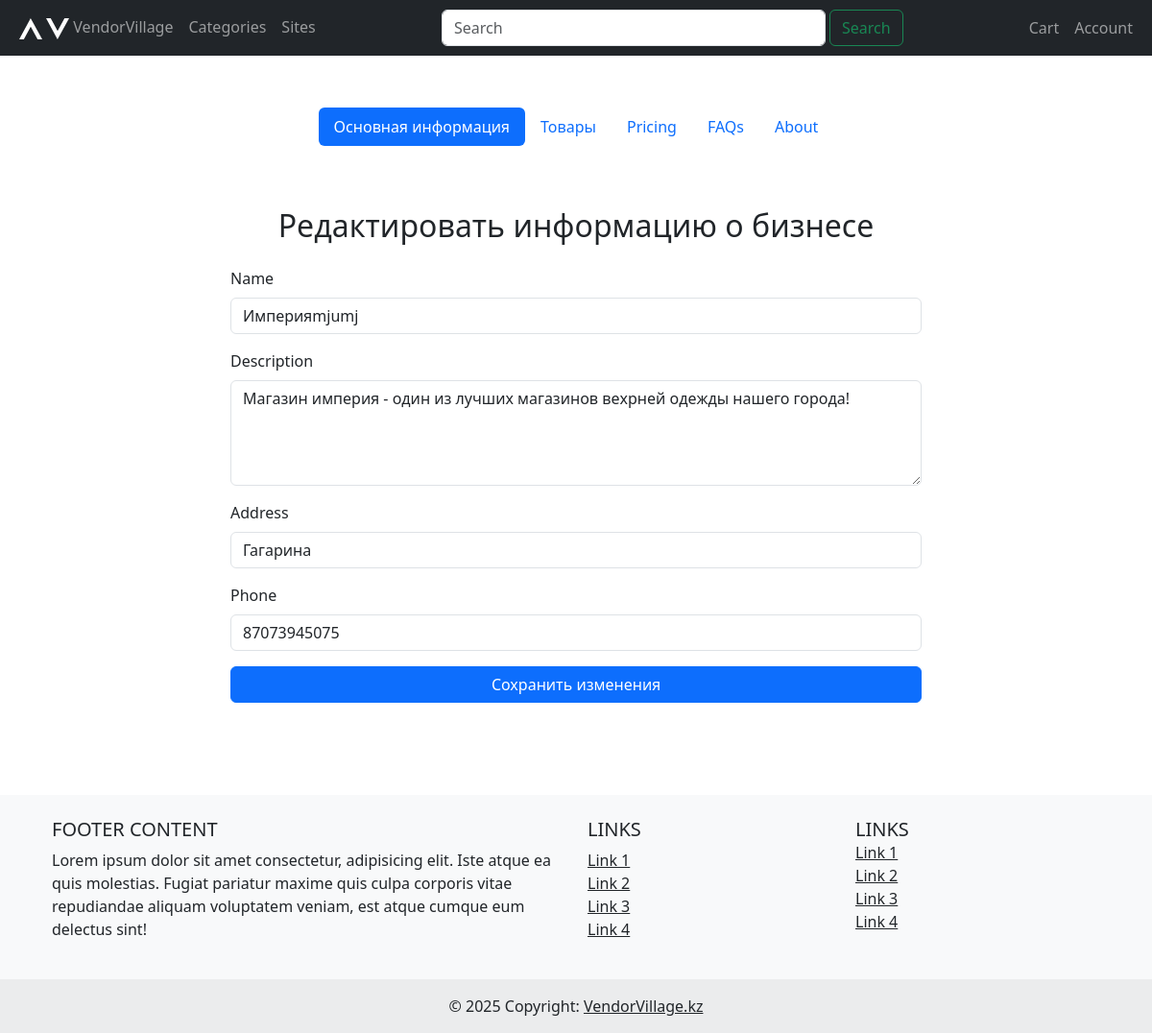
Page /business/edit/1/ (signed in) on the committed database.
### core/models.py (models this page shows, shortened)
class Business(models.Model):
    owner = models.ForeignKey(
        'core.User',
        on_delete=models.CASCADE,
        related_name='businesses'
    )
    business_type = models.ForeignKey(
        'core.BusinessType',
        on_delete=models.CASCADE,
        related_name='businesses'
    )
    name = models.CharField(max_length=255)
    description = models.TextField(blank=True, null=True)
    address = models.CharField(max_length=255, blank=True, null=True)
    phone = models.CharField(max_length=20, blank=True, null=True)
    business_logo = models.ImageField(upload_to=business_logo_path, blank=True, null=True)
    html_template = models.FileField(upload_to=html_template_path, blank=True, null=True)
    product_card_template = models.FileField(upload_to='business/', blank=True, null=True)
    product_detail_template = models.FileField(upload_to='business/', blank=True, null=True)
    background_image = models.ImageField(upload_to=business_bg_path, blank=True, null=True)
    created_at = models.DateTimeField(auto_now_add=True)
    updated_at = models.DateTimeField(auto_now=True)
    slug = models.SlugField(max_length=255, unique=True, blank=True, null=True)

### core/views.py (the view)
# urls.py: path('business/edit/<int:pk>/', views.edit_business, name='edit_business'),
@login_required
def edit_business(request, pk):
    if request.user.groups.filter(name='Business').exists():
        business = get_object_or_404(Business, pk=pk, owner=request.user)
        if request.method == 'POST':
            form = BusinessForm(request.POST, request.FILES, instance=business)
            if form.is_valid():
                form.save()
                return redirect('accounts:my_business')
        else:
            form = BusinessForm(instance=business)
        context = {'form': form, 'business': business}
        return render(request, 'core/edit_business.html', context)
    else:
        raise Http404

### core/forms.py
class BusinessForm(forms.ModelForm):
    class Meta:
        model = Business
        fields = ['name', 'description', 'address', 'phone']
        widgets = {
            'description': forms.Textarea(attrs={'rows': 4}),
        }

### templates/core/edit_business.html (shortened to what this page needs)
{% extends "base.html" %}
{% load widget_tweaks %}
{% block content %}
{% include 'marketplace/includes/admin_header.html' %}
<div class="container my-5">
  <h2 class="mb-4 text-center">Редактировать информацию о бизнесе</h2>
  <div class="row justify-content-center">
    <div class="col-md-8">
      <form method="post" enctype="multipart/form-data">
        {% for field in form %}
          <div class="mb-3">
            <label for="{{ field.id_for_label }}" class="form-label">{{ field.label }}</label>
            {% render_field field class="form-control" %}
          </div>
        {% endfor %}
        <button type="submit" class="btn btn-primary w-100">Сохранить изменения</button>
      </form>
    </div>
  </div>
</div>
{% endblock %}

### rows in the picture
Business: name "Империяmjumj" "Магазин империя - один из лучших магазинов вехрней одежды нашего города!" "Гагарина" "87073945075"

### other values in the picture
{{ field.label }} "Name" "Description" "Address" "Phone"
